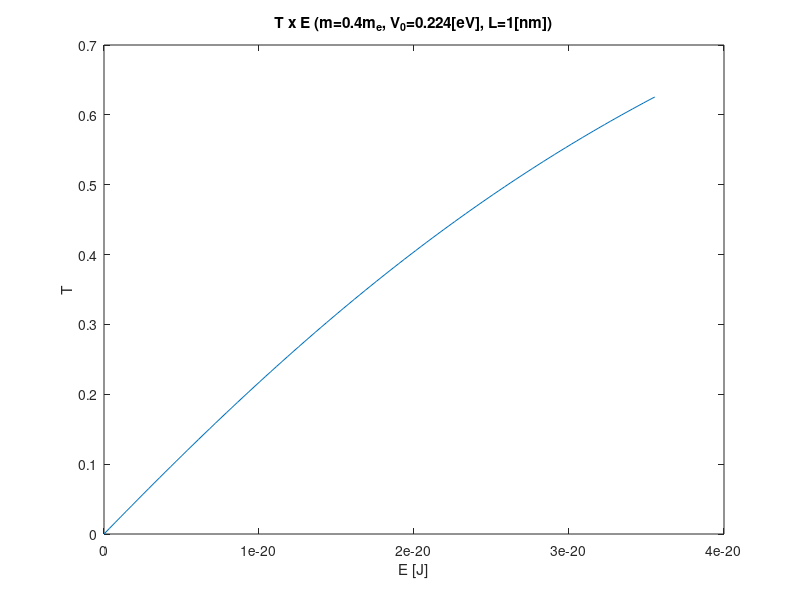

The MATLAB source for this figure:
clear;
clc;

hbar = 6.62607015E-34/(2*pi);
me = 9.109E-31;
m = 0.4*me;
V0 = (224E-3)*(1.6022E-19);
L = 10E-10;

E = [0:0.01*V0:V0];

eta = E/V0;

alpha = sqrt(2*m*V0*(1-eta))/hbar;

T = (1 + ((sinh(alpha.*L)).^2)./(4*eta.*(1-eta)) ).^-1;

fig = figure(1)
plot(E,T);
title('T x E (m=0.4m_{e}, V_{0}=0.224[eV], L=1[nm])');
xlabel('E [J]');
ylabel('T');
saveas(fig, 'q2c.png', 'png');
